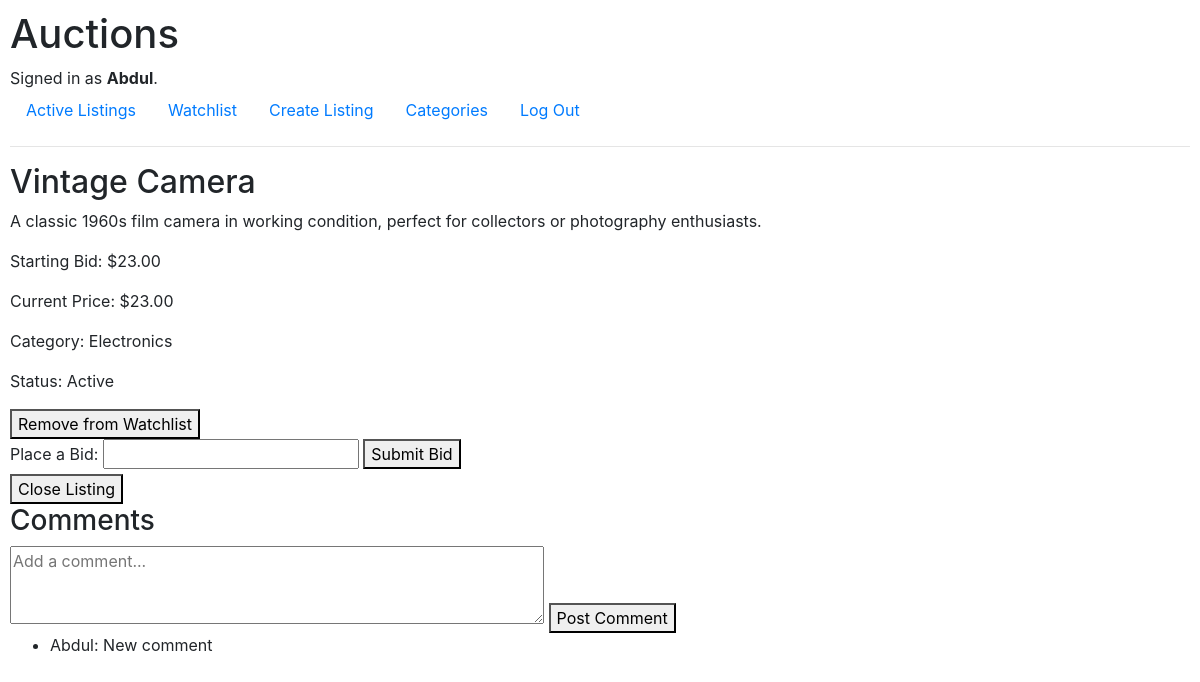
The app's page /listing/5 (signed in) with its own data.
### auctions/models.py (models this page shows, shortened)
class User(AbstractUser):
    pass

class Listing(models.Model):
    title = models.CharField(max_length=64)
    description = models.TextField()
    starting_bid = models.DecimalField(max_digits=10, decimal_places=2)
    image_url = models.URLField(blank=True, null=True)
    category = models.CharField(max_length=64, blank=True, null=True)
    created_at = models.DateTimeField(auto_now_add=True)
    updated_at = models.DateTimeField(auto_now=True)
    is_active = models.BooleanField(default=True)
    owner = models.ForeignKey(User, on_delete=models.CASCADE, related_name="listings")
    winner = models.ForeignKey(User, on_delete=models.SET_NULL, related_name="won_listings", blank=True, null=True)
    def current_highest_bid(self):
        highest = self.bids.order_by('-amount', '-created_at').first()
        return highest.amount if highest else self.starting_bid

class Comment(models.Model):
    content = models.TextField()
    commenter = models.ForeignKey(User, on_delete=models.CASCADE, related_name="comments")
    listing = models.ForeignKey(Listing, on_delete=models.CASCADE, related_name="comments")
    created_at = models.DateTimeField(auto_now_add=True)

### auctions/views.py (the view)
# urls.py: path("listing/<int:listing_id>", views.listing, name="listing"),
def listing(request, listing_id):
    try:
        listing = Listing.objects.get(pk=listing_id)
    except Listing.DoesNotExist:
        return HttpResponse("Listing not found.", status=404)
    watchlisted = False
    user_has_won = False
    if request.user.is_authenticated:
        watchlisted = listing.watchlisted_by.filter(user=request.user).exists()
        user_has_won = listing.is_active is False and listing.winner_id == request.user.id
    return render(request, "auctions/listing.html", {
        "listing": listing,
        "watchlisted": watchlisted,
        "user_has_won": user_has_won,
    })

### auctions/templates/auctions/listing.html (shortened to what this page needs)
{% extends "auctions/layout.html" %}
{% block body %}
    <h2>{{ listing.title }}</h2>
    <p>{{ listing.description }}</p>
    <p>Starting Bid: ${{ listing.starting_bid }}</p>
    <p>Current Price: ${{ listing.current_highest_bid }}</p>
    <p>Category: {{ listing.category|default:"Uncategorized" }}</p>
    <p>Status: {{ listing.is_active|yesno:"Active,Closed" }}</p>
    {% if user.is_authenticated %}
        <form action="{% url 'toggle_watchlist' listing.id %}" method="post">
            <button type="submit">
                {% if watchlisted %}Remove from Watchlist{% else %}Add to Watchlist{% endif %}
            </button>
        </form>
    {% endif %}
    {% if listing.is_active %}
        {% if user.is_authenticated %}
            <form action="{% url 'place_bid' listing.id %}" method="post">
                <label for="bid_amount">Place a Bid:</label>
                <input type="number" id="bid_amount" name="bid_amount" step="0.01" required>
                <button type="submit">Submit Bid</button>
            </form>
            {% if user == listing.owner %}
                <form action="{% url 'close_listing' listing.id %}" method="post">
                    <button type="submit">Close Listing</button>
                </form>
            {% endif %}
        {% else %}
            <p>You must <a href="{% url 'login' %}">log in</a> to place a bid.</p>
        {% endif %}
    {% endif %}
    <h3>Comments</h3>
    {% if user.is_authenticated %}
        <form action="{% url 'add_comment' listing.id %}" method="post">
            <textarea name="content" rows="3" cols="50" placeholder="Add a comment..."></textarea>
            <button type="submit">Post Comment</button>
        </form>
    {% else %}
        <p><a href="{% url 'login' %}">Log in</a> to comment.</p>
    {% endif %}
    <ul>
        {% for comment in listing.comments.all %}
            <li>{{ comment.commenter.username }}: {{ comment.content }}</li>
        {% empty %}
            <li>No comments yet.</li>
        {% endfor %}
    </ul>
{% endblock %}

### auctions/templates/auctions/layout.html (shortened to what this page needs)
{% load static %}
<!DOCTYPE html>
<html lang="en">
    <head>
        <link rel="stylesheet" href="https://stackpath.bootstrapcdn.com/bootstrap/4.4.1/css/bootstrap.min.css">
        <link href="{% static 'auctions/styles.css' %}" rel="stylesheet">
    </head>
    <body>
        <h1>Auctions</h1>
        <div>
            {% if user.is_authenticated %}
                Signed in as <strong>{{ user.username }}</strong>.
            {% else %}
                Not signed in.
            {% endif %}
        </div>
        <ul class="nav">
            <li class="nav-item">
                <a class="nav-link" href="{% url 'index' %}">Active Listings</a>
            </li>
            {% if user.is_authenticated %}
            <li class="nav-item">
                <a class="nav-link" href="{% url 'watchlist' %}">Watchlist</a>
            </li>
            <li class="nav-item">
                <a class="nav-link" href="{% url 'create_listing' %}">Create Listing</a>
            </li>
            <li class="nav-item">
                <a class="nav-link" href="{% url 'categories' %}">Categories</a>
            </li>
                <li class="nav-item">
                    <a class="nav-link" href="{% url 'logout' %}">Log Out</a>
                </li>
            {% endif %}
        </ul>
        <hr>
        {% block body %}
        {% endblock %}
    </body>
</html>

### auctions/static/auctions/styles.css (style rules this page uses)
body { padding: 10px; }

### records on screen
User: username "Abdul"
Listing: title "Vintage Camera", description "A classic 1960s film camera in working condition, perfect for collectors or photography enthusiasts.", starting_bid "23.00", current_highest_bid "23.00", category "Electronics", is_active "Active"
Comment: commenter.username "Abdul", content "New comment"
